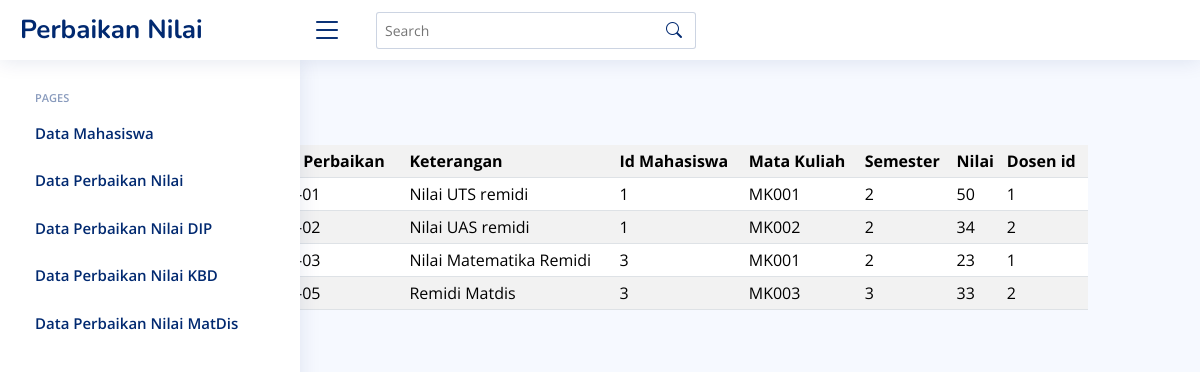
The page /view/view_nilai.php on the database its author committed.
### tables this page shows
CREATE TABLE `nilai_perbaikan` (
  `perbaikan_id` int NOT NULL,
  `tgl_perbaikan` date NOT NULL,
  `keteragan` varchar(255) NOT NULL,
  `mahasiswa_id` int NOT NULL,
  `matkul_id` varchar(10) NOT NULL,
  `semester_id` int NOT NULL,
  `nilai_id` int NOT NULL,
  `dosen_id` int NOT NULL
);

### config/koneksi.php (called while the page is built, shortened)
<?php
class database{
	private $host = "localhost";
	private $username = "root";
	private $password = "";
	private $database = "pweb2";
	public $koneksi = "";
	public function __construct(){
		 $this->koneksi = mysqli_connect($this->host, $this->username, $this->password, $this->database);
	}
    public function tampil_data_perbaikan(){
        $data = mysqli_query($this->koneksi, "select * from nilai_perbaikan");
        while($row = mysqli_fetch_array($data)){
            $hasil[] = $row;
        }
        return $hasil;
    }
}
?>

### view/view_nilai.php (the view, shortened to what this page needs)
<?php
include('../config/koneksi.php');
require '../NiceAdmin/index.php';
$db = new nilai();
$data_nilai = $db->tampil_data_perbaikan();
?>
<!DOCTYPE html>
<html>
<head>
  <link href="http://localhost/NiceAdmin/assets/vendor/bootstrap/css/bootstrap.min.css" rel="stylesheet">
  <link href="http://localhost/NiceAdmin/assets/vendor/bootstrap-icons/bootstrap-icons.css" rel="stylesheet">
  <link href="http://localhost/NiceAdmin/assets/vendor/boxicons/css/boxicons.min.css" rel="stylesheet">
  <link href="http://localhost/NiceAdmin/assets/vendor/quill/quill.snow.css" rel="stylesheet">
  <link href="http://localhost/NiceAdmin/assets/vendor/quill/quill.bubble.css" rel="stylesheet">
  <link href="http://localhost/NiceAdmin/assets/vendor/remixicon/remixicon.css" rel="stylesheet">
  <link href="http://localhost/NiceAdmin/assets/vendor/simple-datatables/style.css" rel="stylesheet">
  <link href="http://localhost/NiceAdmin/assets/css/style.css" rel="stylesheet">
</head>
<body>
<div class="col-sm-10 py-2 mx-auto">
<div class="container-fluid">
<div class="pagetitle">
      <nav>
        <ol class="breadcrumb">
          <li class="breadcrumb-item"><a href="index.html">Home</a></li>
          <li class="breadcrumb-item active">
		  </li>
        </ol>
      </nav>
    </div>
<table  class="table table-striped table-sm">
		<tr>
			<th>Id perbaikan</th>
			<th>Tanggal Perbaikan</th>
			<th>Keterangan</th>
			<th>Id Mahasiswa</th>
			<th>Mata Kuliah</th>
			<th>Semester</th>
			<th>Nilai</th>
			<th>Dosen id</th>
		</tr>
		<?php
		foreach($data_nilai as $row){
			?>
			<tr>
				<td><?php echo $row['perbaikan_id']; ?></td>
				<td><?php echo $row['tgl_perbaikan']; ?></td>
				<td><?php echo $row['keteragan']; ?></td>
				<td><?php echo $row['mahasiswa_id']; ?></td>
				<td><?php echo $row['matkul_id']; ?></td>
				<td><?php echo $row['semester_id']; ?></td>
				<td><?php echo $row['nilai_id']; ?></td>
				<td><?php echo $row['dosen_id']; ?></td>
			</tr>
			<?php
		}
		?>
	</table>
</body>
</html>

### NiceAdmin/index.php (shortened to what this page needs)
<!DOCTYPE html>
<html lang="en">
<head>
  <link href="assets/vendor/bootstrap/css/bootstrap.min.css" rel="stylesheet">
  <link href="assets/vendor/bootstrap-icons/bootstrap-icons.css" rel="stylesheet">
  <link href="assets/vendor/boxicons/css/boxicons.min.css" rel="stylesheet">
  <link href="assets/vendor/quill/quill.snow.css" rel="stylesheet">
  <link href="assets/vendor/quill/quill.bubble.css" rel="stylesheet">
  <link href="assets/vendor/remixicon/remixicon.css" rel="stylesheet">
  <link href="assets/vendor/simple-datatables/style.css" rel="stylesheet">
  <link href="assets/css/style.css" rel="stylesheet">
</head>
<body>
  <header id="header" class="header fixed-top d-flex align-items-center">
  <div class="d-flex align-items-center justify-content-between">
  <a href="index.html" class="logo d-flex align-items-center">
    <span>Perbaikan Nilai</span>
  </a>
  <button class="btn bi bi-list toggle-sidebar-btn" data-bs-toggle="collapse" data-bs-target="#sidebarMenu" aria-expanded="false" aria-controls="sidebarMenu"></button>
</div>
    <div class="search-bar">
      <form class="search-form d-flex align-items-center" method="POST" action="#">
        <input type="text" name="query" placeholder="Search" title="Enter search keyword">
        <button type="submit" title="Search"><i class="bi bi-search"></i></button>
      </form>
    </div>
  </header>
  <aside id="sidebar" class="sidebar">
    <ul class="sidebar-nav" id="sidebar-nav">
      <li class="nav-item">
      <li class="nav-heading">Pages</li>
      <li class="nav-item">
        <a class="nav-link collapsed" href="../view/view_mhs.php">
          <span>Data Mahasiswa</span>
        </a>
      </li>
      <li class="nav-item">
        <a class="nav-link collapsed" href="../view/view_nilai.php">
          <span>Data Perbaikan Nilai</span>
        </a>
      </li>
      <li class="nav-item">
        <a class="nav-link collapsed" href="../view/view_MK001.php">
          <span>Data Perbaikan Nilai DIP</span>
        </a>
      </li>
      <li class="nav-item">
        <a class="nav-link collapsed" href="../view/view_MK002.php">
          <span>Data Perbaikan Nilai KBD</span>
        </a>
      </li>
      <li class="nav-item">
        <a class="nav-link collapsed" href="../view/view_MK003.php">
          <span>Data Perbaikan Nilai MatDis</span>
        </a>
      </li>
    </ul>
  </aside>
  <main id="main" class="main">
  </main>
</body>
</html>

### NiceAdmin/assets/css/style.css (style rules this page uses)
:root { scroll-behavior: smooth; }
body { font-family: "Open Sans", sans-serif; background: #f6f9ff; color: #444444; }
a { color: #4154f1; text-decoration: none; }
#main { margin-top: 60px; padding: 20px 30px; transition: all 0.3s; }
.pagetitle { margin-bottom: 10px; }
.breadcrumb { font-size: 14px; font-family: "Nunito", sans-serif; color: #899bbd; font-weight: 600; }
.breadcrumb a { color: #899bbd; transition: 0.3s; }
.breadcrumb .breadcrumb-item::before { color: #899bbd; }
.breadcrumb .active { color: #51678f; font-weight: 600; }
.logo { line-height: 1; }
@media (min-width: 1200px) { .logo { width: 280px; } }
.logo span { font-size: 26px; font-weight: 700; color: #012970; font-family: "Nunito", sans-serif; }
.header { transition: all 0.5s; z-index: 997; height: 60px; box-shadow: 0px 2px 20px rgba(1, 41, 112, 0.1); background-color: #fff; padding-left: 20px; }
.header .toggle-sidebar-btn { font-size: 32px; padding-left: 10px; cursor: pointer; color: #012970; }
.header .search-bar { min-width: 360px; padding: 0 20px; }
.header .search-form { width: 100%; }
.header .search-form input { border: 0; font-size: 14px; color: #012970; border: 1px solid rgba(1, 41, 112, 0.2); padding: 7px 38px 7px 8px; border-radius: 3px; transition: 0.3s; width: 100%; }
.header .search-form button { border: 0; padding: 0; margin-left: -30px; background: none; }
.header .search-form button i { color: #012970; }
.sidebar { position: fixed; top: 60px; left: 0; bottom: 0; width: 300px; z-index: 996; transition: all 0.3s; padding: 20px; overflow-y: auto; scrollbar-width: thin; scrollbar-color: #aab7cf transparent; box-shadow: 0px 0px 20px rgba(1, 41, 112, 0.1); background-color: #fff; }
@media (min-width: 1200px) { #main, #footer { margin-left: 300px; } }
.sidebar-nav { padding: 0; margin: 0; list-style: none; }
.sidebar-nav li { padding: 0; margin: 0; list-style: none; }
.sidebar-nav .nav-item { margin-bottom: 5px; }
.sidebar-nav .nav-heading { font-size: 11px; text-transform: uppercase; color: #899bbd; font-weight: 600; margin: 10px 0 5px 15px; }
.sidebar-nav .nav-link { display: flex; align-items: center; font-size: 15px; font-weight: 600; color: #4154f1; transition: 0.3; background: #f6f9ff; padding: 10px 15px; border-radius: 4px; }
.sidebar-nav .nav-link.collapsed { color: #012970; background: #fff; }

### rows shown on the page
nilai_perbaikan: keteragan "Nilai UTS remidi", mahasiswa "1", matkul "MK001", semester "2", nilai "50", dosen "1"
nilai_perbaikan: keteragan "Nilai UAS remidi", mahasiswa "1", matkul "MK002", semester "2", nilai "34", dosen "2"
nilai_perbaikan: keteragan "Nilai Matematika Remidi", mahasiswa "3", matkul "MK001", semester "2", nilai "23", dosen "1"
nilai_perbaikan: keteragan "Remidi Matdis", mahasiswa "3", matkul "MK003", semester "3", nilai "33", dosen "2"
